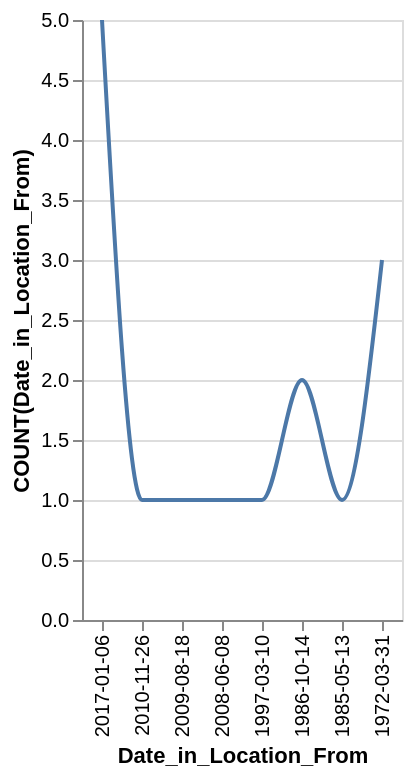

Vega-Lite specification stored for this chart:
### Vega-Lite specification from a JSON file in a GitHub repository (floating-point values rounded to 4 significant figures)
{"data": {"values": [{"x_data": "2017-01-06", "y_data": 5}, {"x_data": "2010-11-26", "y_data": 1}, {"x_data": "2009-08-18", "y_data": 1}, {"x_data": "2008-06-08", "y_data": 1}, {"x_data": "1997-03-10", "y_data": 1}, {"x_data": "1986-10-14", "y_data": 2}, {"x_data": "1985-05-13", "y_data": 1}, {"x_data": "1972-03-31", "y_data": 3}]}, "mark": {"type": "line", "interpolate": "monotone"}, "encoding": {"x": {"field": "x_data", "type": "nominal", "title": "Date_in_Location_From", "sort": "descending"}, "y": {"field": "y_data", "type": "quantitative", "title": "COUNT(Date_in_Location_From)"}}}
